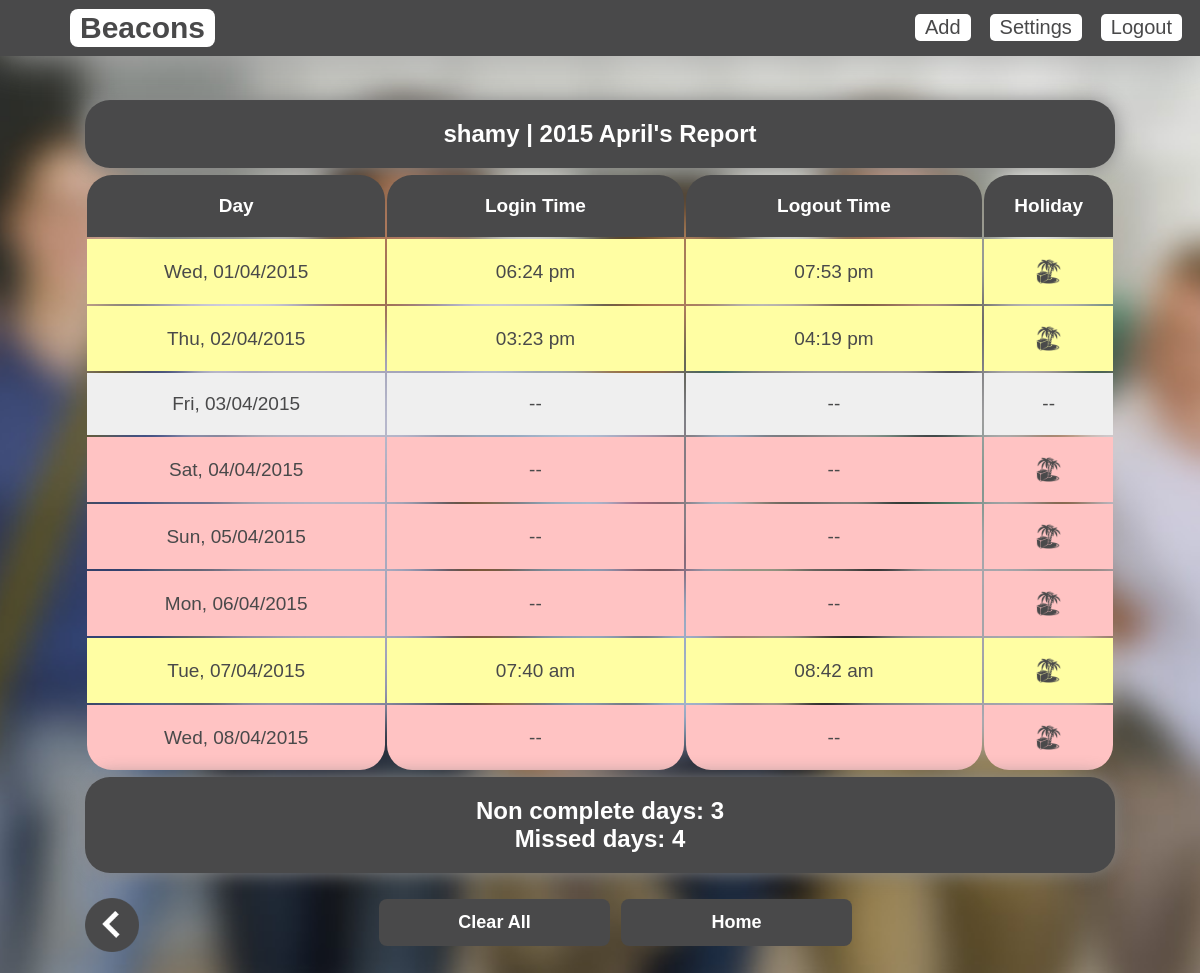
The page /report.php?id=43 (signed in) on the database its author committed.
### tables this page shows
CREATE TABLE IF NOT EXISTS `employees` (
  `id` int(11) NOT NULL AUTO_INCREMENT,
  `name` varchar(80) NOT NULL,
  `password` text NOT NULL,
  `beacon_id` text NOT NULL,
  `beacon_major` int(11) NOT NULL,
  `beacon_minor` int(11) NOT NULL,
  `time_stamp` timestamp NOT NULL DEFAULT CURRENT_TIMESTAMP ON UPDATE CURRENT_TIMESTAMP,
  PRIMARY KEY (`id`,`name`)
);

CREATE TABLE IF NOT EXISTS `employees_log` (
  `id` int(11) NOT NULL AUTO_INCREMENT,
  `day` date NOT NULL,
  `holiday` int(11) NOT NULL DEFAULT '0',
  `login_time` time DEFAULT NULL,
  `logout_time` time DEFAULT NULL,
  `employee_id` int(11) NOT NULL,
  PRIMARY KEY (`id`),
  KEY `employee_id` (`employee_id`)
);

### inc/functions.php (called while the page is built, shortened)
<?php
function listDates($strDateFrom, $strDateTo) {
    $aryRange = array();
    $iDateFrom = mktime(1, 0, 0, substr($strDateFrom, 5, 2), substr($strDateFrom, 8, 2), substr($strDateFrom, 0, 4));
    $iDateTo = mktime(1, 0, 0, substr($strDateTo, 5, 2), substr($strDateTo, 8, 2), substr($strDateTo, 0, 4));
    if ($iDateTo >= $iDateFrom) {
        array_push($aryRange, date('Y-m-d', $iDateFrom));
        while ($iDateFrom < $iDateTo) {
            $iDateFrom+=86400;
            array_push($aryRange, date('Y-m-d', $iDateFrom));
        }
    }
    return $aryRange;
}
?>

### report.php (the view, shortened to what this page needs)
<?php
require_once 'inc/config.php';
require_once './inc/functions.php';
?>
<html>
    <head>
        <link href="css/style.css" rel='stylesheet' type='text/css' />
    </head>
    <body>
        <?php require_once 'inc/header.php'; ?>
        <div id="report-container">
            <?php
            if (isset($_GET['id'])) {
                $id = $_GET['id'];
                $id = strip_tags($id);
                if (isset($_GET['date'])) {
                    $m_date = $_GET['date'];
                    if (!empty($m_date)) {
                        $m_date = strip_tags($m_date);
                    } else {
                        $m_date = date("Y-m");
                    }
                } else {
                    $m_date = date("Y-m");
                }
                $sql1 = "SELECT name, time_stamp FROM employees WHERE id = " . $id;
                $result1 = mysqli_query($con, $sql1);
                $time_stamp = "";
                if (mysqli_num_rows($result1) > 0) {
                    while ($row = mysqli_fetch_array($result1)) {
                        $time_stamp = $row['time_stamp'];
                        echo '<p class="container-header">' . $row['name'] . " | " . date("Y F", strtotime($m_date)) . '\'s Report</p>';
                    }
                }
            } else {
                header("location: home.php");
            }
            ?>
            <table class="f-table" border="0">
                <tr>
                    <th style="width: 30%">Day</th>
                    <th style="width: 30%">Login Time</th>
                    <th style="width: 30%">Logout Time</th>
                    <th style="width: 10%">Holiday</th>
                </tr>
                <?php
                $time_stamp = date("Y-m-d", strtotime($time_stamp));
                $first_day = date("Y-m-01", strtotime($m_date));
                $last_day = date("Y-m-t", strtotime($m_date));
                if ($last_day > date('Y-m-d')) {
                    $last_day = date('Y-m-d');
                }
                $month_days = listDates($first_day, $last_day);
                $sql2 = "SELECT * FROM employees_log WHERE employee_id = " . $id
                        . " AND (day >= '" . $first_day . "' AND day <= '" . $last_day . "') ORDER BY day ASC";
                $result2 = mysqli_query($con, $sql2);
                $rows = array();
                if (mysqli_num_rows($result2) > 0) {
                    while ($row = mysqli_fetch_array($result2)) {
                        $rows[] = $row;
                    }
                }
                $sql3 = "SELECT * FROM settings";
                $result3 = mysqli_query($con, $sql3);
                $start_time = "";
                $end_time = "";
                if (mysqli_num_rows($result3) > 0) {
                    while ($row = mysqli_fetch_array($result3)) {
                        $start_time = $row['start_time'];
                        $end_time = $row['end_time'];
                    }
                } else {
                    $start_time = "08:00:00";
                    $end_time = "14:00:00";
                }
                if (count($month_days) == 0) {
                    echo '<tr>';
                    echo '<td colspan="4" style="font-weight: bold;">No data available</td>';
                    echo '</tr>';
                } else {
                    $non_complete_days = 0;
                    $missed_days = 0;
                    $rows_index = 0;
                    for ($month_days_index = 0; $month_days_index < count($month_days); $month_days_index++) {
                        $month_day = $month_days[$month_days_index];
                        $db_day = "";
                        if (count($rows) > $rows_index) {
                            $db_day = $rows[$rows_index]['day'];
                        }
                        if (date('w', strtotime($month_day)) == 5) {
                            echo '<tr>';
                            echo '<td style="background-color: #EFEFEF">' . date("D, d/m/Y", strtotime($month_day)) . '</td>';
                            echo '<td style="background-color: #EFEFEF">--</td>';
                            echo '<td style="background-color: #EFEFEF">--</td>';
                            echo '<td style="background-color: #EFEFEF">--</td>';
                            echo '</tr>';
                            if ($month_day == $db_day) {
                                $rows_index++;
                            }
                        } else if ($month_day == $db_day) {
                            if ($rows[$rows_index]['holiday'] == 1) {
                                echo '<tr>';
                                echo '<td style="background-color: #98F0A6">' . date("D, d/m/Y", strtotime($month_day)) . '</td>';
                                echo '<td style="background-color: #98F0A6">--</td>';
                                echo '<td style="background-color: #98F0A6">--</td>';
                                echo '<td style="background-color: #98F0A6">--</td>';
                                echo '</tr>';
                            } else {
                                $login_time = $rows[$rows_index]['login_time'];
                                $logout_time = $rows[$rows_index]['logout_time'];
                                $style = "";
                                if ($login_time > $start_time || $logout_time < $end_time || empty($logout_time)) {
                                    $style = " style=\"background-color: #FFFEA3\"";
                                    $non_complete_days++;
                                }
                                echo '<tr>';
                                echo '<td' . $style . '>' . date("D, d/m/Y", strtotime($db_day)) . '</td>';
                                echo '<td' . $style . '>' . date("h:i a", strtotime($login_time)) . '</td>';
                                if (!empty($logout_time)) {
                                    echo '<td' . $style . '>' . date("h:i a", strtotime($logout_time)) . '</td>';
                                } else {
                                    echo '<td' . $style . '>--</td>';
                                }
                                echo '<td' . $style . '>' . '<a onclick="return confirm(\'Mark this day as Holiday?\')" title="Make Holiday" href="holiday.php?em_id=' . $id . '&log_id=' . $rows[$rows_index]['id'] . '"><img src="images/holiday.png" style="width: 25px; height: 25px" /></a>' . '</td>';
                                echo '</tr>';
                            }
                            $rows_index++;
                        } else {
                            echo '<tr>';
                            echo '<td style="background-color: #FFC3C3">' . date("D, d/m/Y", strtotime($month_day)) . '</td>';
                            echo '<td style="background-color: #FFC3C3">--</td>';
                            echo '<td style="background-color: #FFC3C3">--</td>';
                            echo '<td style="background-color: #FFC3C3">' . '<a onclick="return confirm(\'Mark this day as Holiday?\')" title="Make Holiday" href="holiday.php?em_id=' . $id . '&day=' . date("d/m/Y", strtotime($month_day)) . '"><img src="images/holiday.png" style="width: 25px; height: 25px" /></a>' . '</td>';
                            echo '</tr>';
                            $missed_days++;
                        }
                    }
                }
                ?>
            </table>
            <?php
            if (isset($non_complete_days) && isset($missed_days)) {
                echo '<p class = "container-header">Non complete days: ' . $non_complete_days;
                echo nl2br("\nMissed days: " . $missed_days . '</p>');
            }
            ?>
            <div>
                <?php
                $prev_date = strtotime("-1 month", strtotime($m_date));
                $prev_date = date("Y-m", $prev_date);
                if ($prev_date >= date("Y-m", strtotime($time_stamp))) {
                    echo '<a title="Previous" style="float: left; margin-top: 20px" href="report.php?id=' . $id . '&date=' . $prev_date . '"><img src="images/prev.png" style="width: 54px; height: 54px;" /></a>';
                }
                ?>
            </div>
            <div style="width: 50%; margin: 2% auto;">
                <a href="home.php" class="gray-button" style="float: right; width: 38%; margin: 1%; font-size: 18px; font-weight: bold">Home</a>
                <a onclick="return confirm('Clear All Logs?!!')" href="clear-logs.php?em_id=<?php echo $id; ?>" class="gray-button" style="float: right; width: 38%; margin: 1%; font-size: 18px; font-weight: bold">Clear All </a>
            </div>
        </div>
    </body>
</html>

### inc/header.php (shortened to what this page needs)
<header>
    <a href="home.php" id="logo" title="Beacons">Beacons</a>
    <table border="0">
        <tr>
            <td><a href="add.php" title="Add Employee" class="white-button">Add</a></td>
            <td><a href="settings.php" title="Add Employee" class="white-button">Settings</a></td>
            <td><a href="logout.php" title="Logout" class="white-button">Logout</a></td>
        </tr>
    </table>
</header>

### css/style.css (style rules this page uses)
header { top: 0; position: fixed; width: 100%; height: 56px; background-color: #49494a; box-shadow: 0 0 40px #acacac; padding: auto; }
#logo { float: left; margin-top: 9px; margin-left: 70px; float: left; font-weight: bold; font-size: 30px; margin-bottom: 15px; padding: 2px 10px; border-radius: 8px; cursor: pointer; color: #49494a; background-color: #fff;; }
header table { float: right; }
.white-button { float: right; margin: 11px 15px 0 0; font-size: 20px; font-weight: normal; padding: 2px 10px; border-radius: 5px; cursor: pointer; color: #49494a; background-color: #fff; }
body { background:url(../images/bg.jpg) no-repeat center fixed; -webkit-background-size: cover; -moz-background-size: cover; -o-background-size: cover; background-size: cover; position:relative; font-family: sans-serif; margin: 0; }
a { text-decoration: none; text-align: center; }
.gray-button { font-weight: normal; padding: 13px 18px; border-style: none; border-radius: 8px; background-color: #49494a; color: #fff; }
.f-table { display: block; font-family: sans-serif; -webkit-font-smoothing: antialiased; font-size: 19px; width: 100%; border-collapse:separate; border-radius: 25px; overflow:auto; }
.f-table tr:last-child td { border-bottom-left-radius: 25px; border-bottom-right-radius: 25px; }
.f-table th { background-color: #49494a; color: white; font-weight: bold; padding: 20px 30px; text-align: center; border-top-left-radius: 25px; border-top-right-radius: 25px; }
.f-table td { color: #49494a; padding: 20px 30px; background-color: #fff; text-align: center; }
.f-table a { color: #49494a; }
#report-container { width: 1030px; margin:100px auto 0 auto; }
.container-header { background:#49494a; border-radius: 25px; box-shadow: 0 0 20px #888888; border-color: #888888; color: #fff; text-align: center; font-weight: bold; font-size: 24px; padding: 20px; margin: 5px 0; }

### rows shown on the page
employees: name "shamy"
employees_log: day "Wed, 01/04/2015", login_time "06:24 pm", logout_time "07:53 pm", holiday 0 (drawn)
employees_log: day "Thu, 02/04/2015", login_time "03:23 pm", logout_time "04:19 pm", holiday 0 (drawn)
employees_log: day "Tue, 07/04/2015", login_time "07:40 am", logout_time "08:42 am", holiday 0 (drawn)

### other values the page prints
date("D, d/m/Y", strtotime($month_day)) "Fri, 03/04/2015"
date("D, d/m/Y", strtotime($month_day)) "Sat, 04/04/2015"
date("D, d/m/Y", strtotime($month_day)) "Sun, 05/04/2015"
date("D, d/m/Y", strtotime($month_day)) "Mon, 06/04/2015"
date("D, d/m/Y", strtotime($month_day)) "Wed, 08/04/2015"
$non_complete_days "3"
